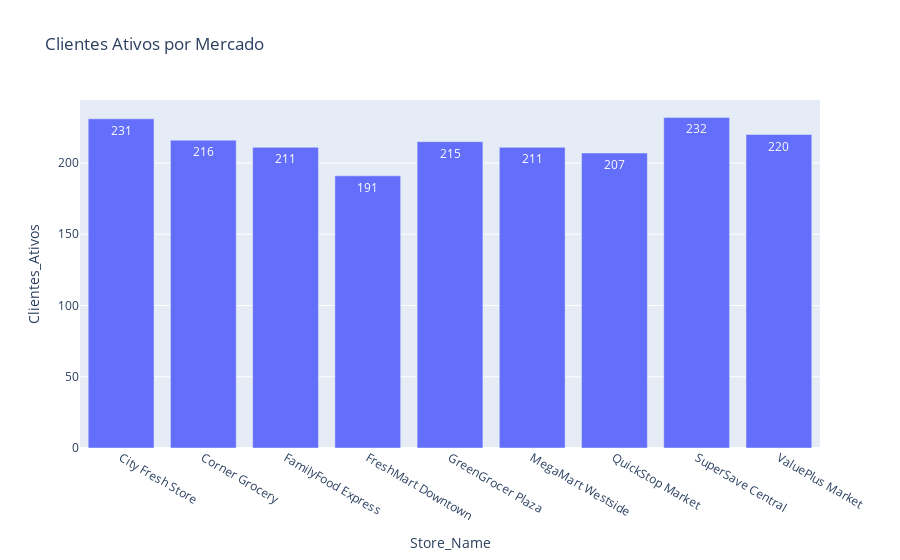

Notebook code for this chart:
### Markdown cell above
**Insights para este KPI**

O Ticket Médio Consolidado 41.43298

Os mercados QuickStop Market,ValuePlus e FamilyFood Express,
apresentam um Ticket Médio inferior a 100%.

Ao adotar ás sugestões sugeridas no KPI a cima,teremos um impacto automático neste aumento do Ticket Médio por mercado.

Foco no Cliente: Promover programas de fidelidade que incentivem o cliente a gastar mais para alcançar benefícios ou descontos.

Ações de Vendas:Implementar campanhas de "Compre 2, Leve 3" ou "Compre e Ganhe". Outra ideia é fazer sugestões de produtos complementares no momento da compra (e.g., "Se você está levando carne, que tal adicionar um molho especial?").

GreenGrocer Plaza lidera com 108,40%, o que o torna um benchmark para os demais. Analisar as estratégias dele pode oferecer insights valiosos para os mercados com desempenho mais fraco.

### Code cell
clientes_consolidado=df['Customer_ID'].nunique()
print("Clientes Ativos Consolidados",clientes_consolidado)

clientes_mercado=df.groupby("Store_Name")['Customer_ID'].nunique().reset_index()
clientes_mercado.columns=["Store_Name","Clientes_Ativos"]

fig3=px.bar(clientes_mercado,x="Store_Name",y="Clientes_Ativos",
            title="Clientes Ativos por Mercado",text="Clientes_Ativos")
fig.update_traces(texttemplate='%{text}',textposition='outside')
fig3.show()

### Figure 1 — Plotly figure (JSON) as saved in the notebook; plotly's stock layout.template omitted (floating-point values rounded to 4 significant figures)
{"data": [{"alignmentgroup": "True", "hovertemplate": "Store_Name=%{x}<br>Clientes_Ativos=%{text}<extra></extra>", "legendgroup": "", "marker": {"color": "#636efa", "pattern": {"shape": ""}}, "name": "", "offsetgroup": "", "orientation": "v", "showlegend": false, "text": [231, 216, 211, 191, 215, 211, 207, 232, 220], "textposition": "auto", "type": "bar", "x": ["City Fresh Store", "Corner Grocery", "FamilyFood Express", "FreshMart Downtown", "GreenGrocer Plaza", "MegaMart Westside", "QuickStop Market", "SuperSave Central", "ValuePlus Market"], "xaxis": "x", "y": [231, 216, 211, 191, 215, 211, 207, 232, 220], "yaxis": "y"}], "layout": {"barmode": "relative", "legend": {"tracegroupgap": 0}, "title": {"text": "Clientes Ativos por Mercado"}, "xaxis": {"anchor": "y", "domain": [0, 1], "title": {"text": "Store_Name"}}, "yaxis": {"anchor": "x", "domain": [0, 1], "title": {"text": "Clientes_Ativos"}}}}
